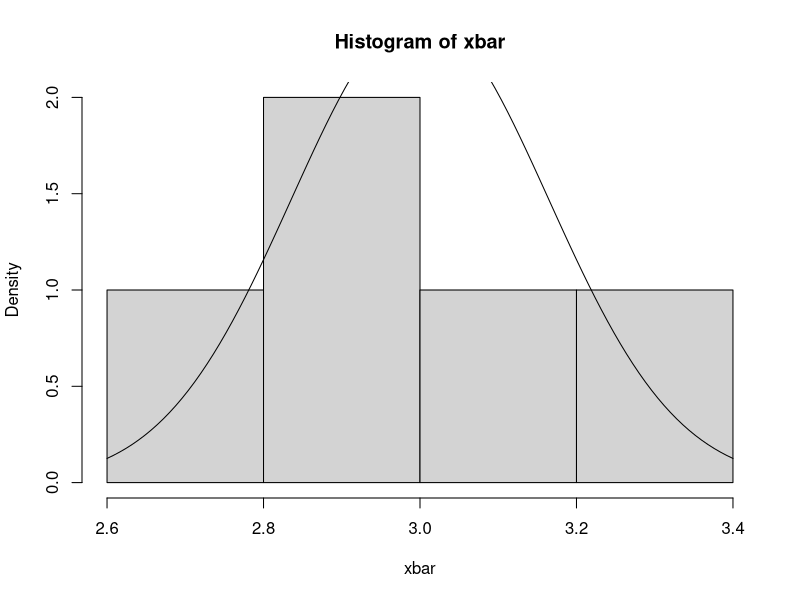
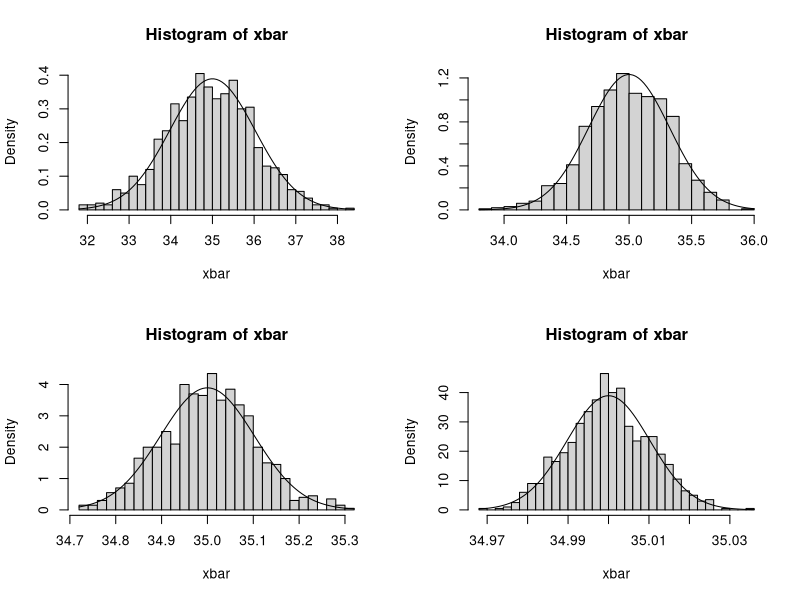

The R script that drew these images, in order: (Note: a time limit stopped this script after it produced the figures.)
# 이항분포에서의 중심극한정리
n1 = 30; p = .1; mu = n1 * p; var = n1 * p * (1 - p)

m = 10
n = 100

xbar = rep(0, m)

for (i in 1:m) {
x = rbinom(n, n1, p)
xbar[i] = mean(x)
}

xbar_mu = mean(xbar)
xbar_var = var(xbar)

cat('표본의 개수 = ', n, ', 자료 set의 개수 = ', m, '\n',
'모평균 = ', mu, ', 표본평균의 평균 = ', xbar_mu, '\n',
'모분산 = ', var, ', var / n = ', var / n, ', 표본평균의 분산 = ', xbar_var, '\n')

hist(xbar, breaks = 'fd', prob = T)
curve(dnorm(x, mu, sqrt(var / n)), add = T)


# 실습1
par(mfrow = c(2, 2))

n1 = 50; p = .7; mu = n1 * p; var = n1 * p * (1 - p)

for (j in 10^c(1, 2, 3, 5)) {
m = 1000
n = j

xbar = rep(0, m)

for (i in 1:m) {
x = rbinom(n, n1, p)
xbar[i] = mean(x)
}

xbar_mu = mean(xbar)
xbar_var = var(xbar)

cat('표본의 개수 = ', n, ', 자료 set의 개수 = ', m, '\n',
'모평균 = ', mu, ', 표본평균의 평균 = ', xbar_mu, '\n',
'모분산 = ', var, ', var / n = ', var / n, ', 표본평균의 분산 = ', xbar_var, '\n\n')

hist(xbar, breaks = 'fd', prob = T)
curve(dnorm(x, mu, sqrt(var / n)), add = T)
}

par(mfrow = c(1, 1))


# 실습2
m = 100000
n = 100000

xbar = rep(0, m)

for (i in 1:m) {
x = rbinom(n, n1, p)
xbar[i] = mean(x)
}

xbar_mu = mean(xbar)
xbar_var = var(xbar)

cat('표본의 개수 = ', n, ', 자료 set의 개수 = ', m, '\n',
'모평균 = ', mu, ', 표본평균의 평균 = ', xbar_mu, '\n',
'모분산 = ', var, ', var / n = ', var / n, ', 표본평균의 분산 = ', xbar_var, '\n')

hist(xbar, breaks = 'fd', prob = T)
curve(dnorm(x, mu, sqrt(var / n)), add = T)


# 포아송 분포
lambda = 500; mu = lambda; var = lambda

m = 10
n = 100

xbar = rep(0, m)

for (i in 1:m) {
x = rpois(n, lambda)
xbar[i] = mean(x)
}

xbar_mu = mean(xbar)
xbar_var = var(xbar)

cat('표본의 개수 = ', n, ', 자료 set의 개수 = ', m, '\n',
'모평균 = ', mu, ', 표본평균의 평균 = ', xbar_mu, '\n',
'모분산 = ', var, ', var / n = ', var / n, ', 표본평균의 분산 = ', xbar_var, '\n')

hist(xbar, breaks = 'fd', prob = T)
curve(dnorm(x, mu, sqrt(var / n)), add = T)


# 실습3
par(mfrow = c(2, 2))

lambda = 200; mu = lambda; var = lambda

for (j in 10^c(1, 2, 3, 5)) {
m = 1000
n = j

xbar = rep(0, m)

for (i in 1:m) {
x = rpois(n, lambda)
xbar[i] = mean(x)
}

xbar_mu = mean(xbar)
xbar_var = var(xbar)

cat('표본의 개수 = ', n, ', 자료 set의 개수 = ', m, '\n',
'모평균 = ', mu, ', 표본평균의 평균 = ', xbar_mu, '\n',
'모분산 = ', var, ', var / n = ', var / n, ', 표본평균의 분산 = ', xbar_var, '\n\n')

hist(xbar, breaks = 'fd', prob = T)
curve(dnorm(x, mu, sqrt(var / n)), add = T)
}

par(mfrow = c(1, 1))


# 실습4
m = 100000
n = 100000

xbar = rep(0, m)

for (i in 1:m) {
x = rpois(n, lambda)
xbar[i] = mean(x)
}

xbar_mu = mean(xbar)
xbar_var = var(xbar)

cat('표본의 개수 = ', n, ', 자료 set의 개수 = ', m, '\n',
'모평균 = ', mu, ', 표본평균의 평균 = ', xbar_mu, '\n',
'모분산 = ', var, ', var / n = ', var / n, ', 표본평균의 분산 = ', xbar_var, '\n')

hist(xbar, breaks = 'fd', prob = T)
curve(dnorm(x, mu, sqrt(var / n)), add = T)
